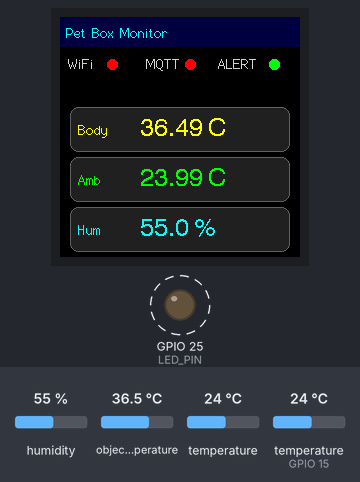
The sketch below on a simulated ESP32. Parts: 240×240 colour display, output pins drawn as LEDs (lit = HIGH). Dashed ring = blinking. Inputs (shaded band) come from the test bench; at power-on: humidity 55 %, object temperature 36.5 °C, temperature 24 °C, temperature (sensor on GPIO 15) 24 °C. WiFi joins after 1.5 s; servers stay silent unless stated; no MQTT or app messages arrive unless stated; what the sketch prints to the serial monitor is not drawn.

Above: at 3.2 s.
3.3 s: humidity set to 22 %
At 6.8 s:
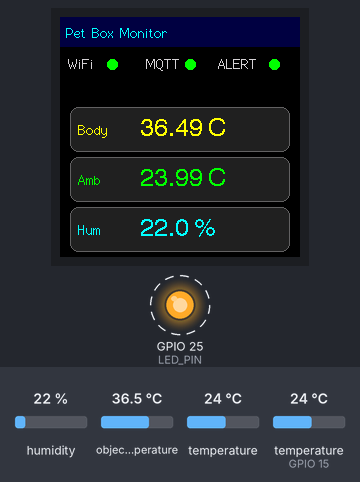
7.5 s: object temperature set to 20 °C
At 10.4 s:
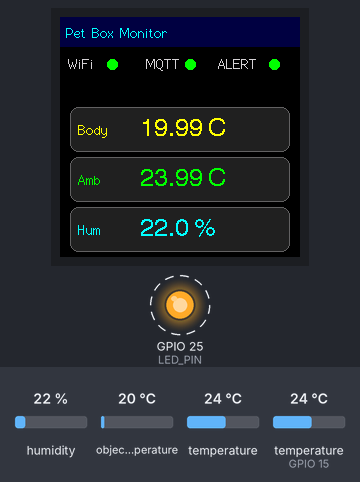
10.5 s: temperature (sensor 0) set to 12 °C
At 12.8 s:
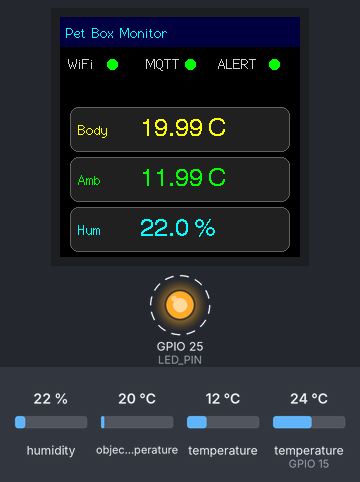
13.5 s: humidity set to 40 %
At 14.5 s:
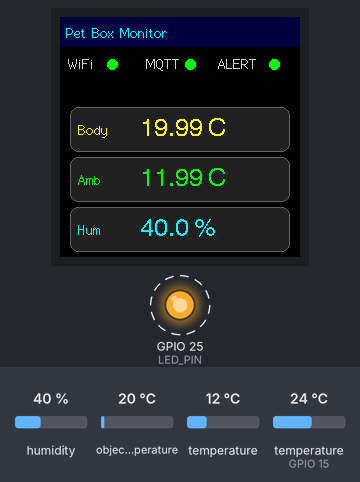
16.5 s: object temperature set to 26 °C
At 18.8 s:
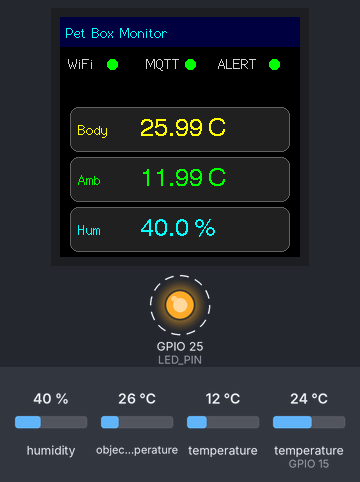
19.5 s: humidity set to 68 %
At 20.4 s:
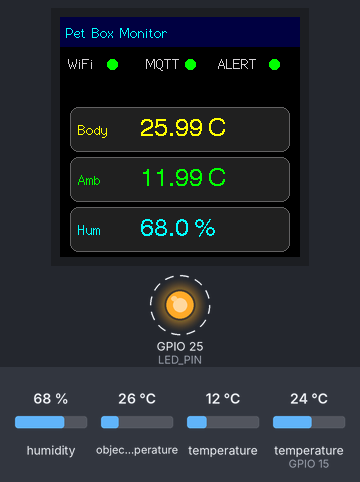
Timing chart, 0 to 23.5 s (numbered marks = the images above; inputs shaded):
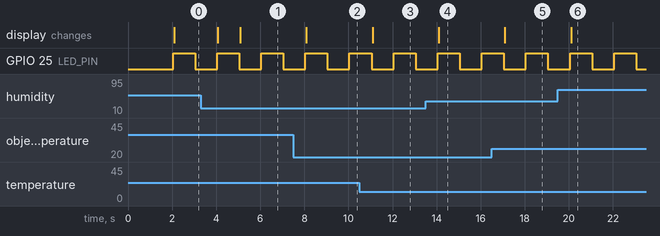

The sketch:

esp32_petbox.ino
```cpp
/*
 * esp32_petbox —— 外出包 / 貓窩 環境 + 非接觸體溫監測節點
 *
 * 這份是舊 Arduino 專案「寵物包/mqtt_all」的**原樣復原版**（保留 yuanpei 開機
 * 圖、卡片式 TFT UI、警報閾值、Arduino OTA、非阻塞 WiFi/MQTT 重連）。
 *
 * ⚑ BluetoothSerial 全部以註解關閉（用不到、又佔掉一大塊 flash/RAM）。要恢復
 *   的話，把下面所有標了「// [BT]」的行取消註解即可。
 *
 * 相對原檔的修改：
 *
 *   1. 修掉原檔第 13/17 行的 bug：ssid 那行後面黏了一段 ngrok 網址、且
 *      mqtt_server 被宣告兩次。
 *   2. 除了原本的 esp32/sensors、esp32/status、esp32/alert 之外，**額外**
 *      publish 兩個對齊 cat_monitoring_system/iot/ hub 的 topic：
 *          cat/iot/env/<SOURCE_ID>       {"temp_c":..,"humidity_pct":..}
 *          cat/iot/bodytemp/<SOURCE_ID>  {"surface_temp_c":..,"ambient_temp_c":..}
 *      門檻告警仍由 hub 端 (output/alert_engine.py) 統一處理，這裡的
 *      esp32/alert 只是保留原專案行為。
 *   3. 修掉原檔 TFT 每秒「整片擦掉重畫」造成的閃爍：靜態版面（標題、卡片
 *      外框、標籤）改成 setup() 畫一次，loop 只用 setTextPadding 就地覆蓋
 *      會變動的數值，不再 fillRect 清背景。
 *   4. 三顆狀態燈加上固定文字標籤（WiFi / MQTT / ALERT），獨立成一列，
 *      不用再猜哪顆是哪個。綠 = 正常/已連線，紅 = 斷線/有告警。
 *   5. 連線改成完全非阻塞 + MQTT socket timeout 縮到 2 秒；loop() 先畫 TFT、
 *      最後才維護連線 → 斷線時螢幕不會被重連卡住（原本最壞卡 15 秒）。
 *
 * ⚠️ MLX90614 的 object temperature 對著貓量到的是「體表 / 毛髮表面」溫度，
 *    不等於肛溫 / 核心體溫，只作初步篩檢用（詳見 iot/config.py 的說明）。
 *
 * ── 硬體 / 感測器型號 ──────────────────────────────────────────────
 *   MCU     : Espressif ESP32-WROOM-32 dev board
 *   體表測溫 : Melexis MLX90614ESF-BAA infrared non-contact thermometer
 *             (single-zone, 90° FOV, I2C/SMBus)　※窄視角量小範圍可用 -DCI 版
 *   溫濕度   : Aosong DHT11 temperature & humidity sensor
 *             ※要更準可換 Aosong AM2302 / DHT22
 *   顯示     : Sitronix ST7789 1.3" 240x240 IPS TFT LCD module (SPI, no CS 常見)
 *   狀態燈   : 一般 5 mm LED + 220Ω
 *
 * 接線：
 *   MLX90614  SDA -> GPIO 21   SCL -> GPIO 22   (I2C)
 *   DHT11     DATA -> GPIO 15
 *   ST7789    -> 依 TFT_eSPI 的 User_Setup.h 設定（SCLK/MOSI/DC/RST/BLK）
 *   LED       -> GPIO 25
 *
 * 需要函式庫：WiFi(內建) / PubSubClient / Adafruit_MLX90614 / DHT sensor library
 *            / TFT_eSPI / ArduinoOTA(內建)
 */

#include <WiFi.h>
#include <PubSubClient.h>
#include <Wire.h>
#include <Adafruit_MLX90614.h>   // Melexis MLX90614ESF-BAA 紅外線非接觸測溫
#include <DHT.h>                 // Aosong DHT11 溫濕度感測
#include <TFT_eSPI.h>            // Sitronix ST7789 240x240 IPS TFT
#include <SPI.h>
// #include "BluetoothSerial.h"   // [BT] 停用
#include "yuanpei.h"          // 元培校徽 80x80 RGB565；開機時放大鋪滿整個螢幕
#include <ArduinoOTA.h>

// === Wi-Fi 設定 ===
const char* ssid     = "CBN-B4640-2.4G";
const char* password = "110106291208";

// === MQTT ===
const char* mqtt_server = "192.168.0.171";   // mosquitto / Node-RED 那台
const int   mqtt_port   = 1883;
const char* SOURCE_ID   = "carrier";         // 節點名稱 → topic 最後一段
String g_hostname;                    // 網路主機名稱 cat-<種類>-<節點>（setup() 裡組好）

// ═══ 這支節點用到的 MQTT topic（都集中在這，一眼看完）═══════════════
const String MQTT_CLIENT_ID  = String("esp32-petbox-") + SOURCE_ID;

//   發布 — 對齊 iot/ hub（Python 端會訂閱這兩個）：
const String T_PUB_ENV       = String("cat/iot/env/") + SOURCE_ID;       // {"temp_c","humidity_pct"}
const String T_PUB_BODYTEMP  = String("cat/iot/bodytemp/") + SOURCE_ID;  // {"surface_temp_c","ambient_temp_c"}

//   發布 — 舊「寵物包」專案 topic（保留，Python hub 不訂閱，給舊 Node-RED flow）：
#define T_PUB_LEGACY_SENSOR "esp32/sensors"
#define T_PUB_LEGACY_STATUS "esp32/status"
#define T_PUB_LEGACY_ALERT  "esp32/alert"

//   訂閱 (subscribe)：無
// ══════════════════════════════════════════════════════════════════════

// === 感測器 ===
#define DHTPIN 15        // Aosong DHT11 溫濕度感測 — DATA
#define DHTTYPE DHT11    // 換 Aosong AM2302 / DHT22 時改成 DHT22
#define LED_PIN 25       // 狀態 LED
// Melexis MLX90614ESF-BAA 走 I2C（GPIO 21 SDA / GPIO 22 SCL，見 Wire.begin）
// Sitronix ST7789 走 SPI，腳位在 TFT_eSPI 的 User_Setup.h 設定

// === yuanpei 開機圖 ===
// yuanpei.h 是 80x80 RGB565 圖（6400 個 uint16）。開機時以最近鄰放大
// YUANPEI_SCALE 倍鋪滿 ST7789（80 x 3 = 240，正好塞滿 240x240）。
// 想要更清晰不要鋸齒 → 得用 240x240 的原圖重新產生 yuanpei.h（image2cpp 之類），
// 這裡只有 80x80 的資料，放大就是會有點塊狀。
#define YUANPEI_W     80
#define YUANPEI_H     80
#define YUANPEI_SCALE 3

// === UI 顏色 ===
#define CARD_BG    0x2104
#define CARD_FRAME 0x630C
#define TITLE_BG   0x0008

// === 警報閾值 ===
const float LOW_AMBIENT_LIMIT  = 10.0;
const float HIGH_AMBIENT_LIMIT = 40.0;
const float LOW_OBJECT_LIMIT   = 10.0;
const float HIGH_OBJECT_LIMIT  = 70.0;

unsigned long lastAlertTime = 0;
const unsigned long ALERT_INTERVAL = 5000;

// === 物件 ===
TFT_eSPI tft = TFT_eSPI();                        // Sitronix ST7789 240x240 IPS TFT
Adafruit_MLX90614 mlx = Adafruit_MLX90614();      // Melexis MLX90614ESF-BAA 紅外線測溫
// BluetoothSerial SerialBT;   // [BT] 停用
WiFiClient espClient;
PubSubClient client(espClient);
DHT dht(DHTPIN, DHTTYPE);                         // Aosong DHT11 溫濕度感測

// === 時間 ===
unsigned long lastUpdate = 0;
unsigned long lastLedToggle = 0;
unsigned long lastWifiRetry = 0;
unsigned long lastMqttRetry = 0;

const unsigned long SENSOR_INTERVAL = 1000;
const unsigned long LED_INTERVAL     = 1000;
const unsigned long WIFI_RETRY_INTERVAL = 5000;
const unsigned long MQTT_RETRY_INTERVAL = 3000;

// PubSubClient 預設 socket timeout 15 秒、keepalive 15 秒——斷線重連時
// client.connect() 這個阻塞呼叫最壞會卡住整個 loop()（含 TFT/感測/OTA）15 秒。
// 縮短 socket timeout → connect() 失敗時快速返回；loop() 也改成「先畫 TFT、
// 再維護連線」，讓螢幕不受重連拖累（見 loop()）。
const uint16_t MQTT_SOCKET_TIMEOUT_SEC = 2;
const uint16_t MQTT_KEEPALIVE_SEC      = 5;    // 斷電時 broker 約 1.5 倍（7.5 秒）後判定離線（原 15 秒要 22 秒；09-27 改）

bool ledState = false;


// =====================================================
// UI FUNCTION
// =====================================================
void drawCard(int x, int y, int w, int h, uint16_t frameColor, uint16_t bgColor) {
  tft.fillRoundRect(x, y, w, h, 8, bgColor);
  tft.drawRoundRect(x, y, w, h, 8, frameColor);
}

void drawStatusDot(int x, int y, bool ok, int radius) {
  uint16_t color = ok ? TFT_GREEN : TFT_RED;
  tft.fillCircle(x, y, radius, color);
  tft.drawCircle(x, y, radius, TFT_BLACK);
}

// 把 80x80 的 yuanpei 以最近鄰放大 YUANPEI_SCALE 倍鋪滿螢幕（80*3 = 240）。
// 一次算好一整列（outW 寬）再 pushImage，逐列往下推 → 比 6400 個 fillRect 快很多。
void drawYuanpeiSplash() {
  const int outW = YUANPEI_W * YUANPEI_SCALE;   // 240
  const int outH = YUANPEI_H * YUANPEI_SCALE;   // 240
  const int xOff = (tft.width()  - outW) / 2;   // 240x240 螢幕 → 0
  const int yOff = (tft.height() - outH) / 2;

  tft.fillScreen(TFT_BLACK);

  static uint16_t line[YUANPEI_W * YUANPEI_SCALE];   // 一列放大後的像素（240）
  for (int sy = 0; sy < YUANPEI_H; sy++) {
    for (int sx = 0; sx < YUANPEI_W; sx++) {
      uint16_t c = yuanpei[sy * YUANPEI_W + sx];     // ESP32 上 PROGMEM 可直接索引
      for (int k = 0; k < YUANPEI_SCALE; k++) line[sx * YUANPEI_SCALE + k] = c;
    }
    for (int k = 0; k < YUANPEI_SCALE; k++)
      tft.pushImage(xOff, yOff + sy * YUANPEI_SCALE + k, outW, 1, line);
  }
}

// 卡片外框 / 固定標籤只需要畫一次（setup 呼叫）。之後 loop 只更新數值，
// 用 setTextPadding 讓新數字自己蓋掉舊字，不必先擦背景 → 不會閃。
const int CARD_Y[3]         = {90, 140, 190};
const char* CARD_LABEL[3]   = {"Body", "Amb", "Hum"};   // 短標籤，跟右側數值不打架
const uint16_t CARD_COLOR[3] = {TFT_YELLOW, TFT_GREEN, TFT_CYAN};

// 狀態列：每顆燈旁邊有固定文字標籤（畫一次），loop 只改燈的顏色。
// 綠 = 正常 / 已連線；紅 = 斷線 / 有告警。
const char* STAT_LABEL[3] = {"WiFi", "MQTT", "ALERT"};
const int   STAT_LABEL_X[3] = { 8,  86, 158};   // 標籤左緣 x
const int   STAT_DOT_X[3]   = {52, 130, 214};   // 燈圓心 x（緊接在標籤後面）
const int   STAT_Y          = 47;               // 標籤/燈的 y（標題列下方、資料卡上方）

void drawStaticUI() {
  tft.fillScreen(TFT_BLACK);

  tft.fillRect(0, 0, tft.width(), 30, TITLE_BG);
  tft.setTextDatum(TL_DATUM);
  tft.setTextColor(TFT_CYAN, TITLE_BG);
  tft.drawString("Pet Box Monitor", 6, 8, 2);

  // 狀態列標籤
  tft.setTextColor(TFT_LIGHTGREY, TFT_BLACK);
  for (int i = 0; i < 3; i++)
    tft.drawString(STAT_LABEL[i], STAT_LABEL_X[i], STAT_Y - 8, 2);

  for (int i = 0; i < 3; i++) {
    drawCard(10, CARD_Y[i], 220, 45, CARD_FRAME, CARD_BG);
    tft.setTextColor(CARD_COLOR[i], CARD_BG);
    tft.drawString(CARD_LABEL[i], 18, CARD_Y[i] + 15, 2);
  }
}


// =====================================================
// WiFi + MQTT 連線管理
//   - WiFi 未連上：只 WiFi.begin() 後返回，不阻塞；也不會去碰 client.connect()
//     （避免在沒網路時卡在 DNS / socket）。
//   - WiFi 已連上、MQTT 斷線：每 MQTT_RETRY_INTERVAL 試一次 client.connect()。
//     這個呼叫本身是阻塞的，但 setup() 已把 socket timeout 縮到
//     MQTT_SOCKET_TIMEOUT_SEC 秒，最壞只卡這麼久，且本函式在 loop() 最後
//     才呼叫，該輪 TFT/感測已畫完。
// =====================================================
void handleConnections() {
  unsigned long now = millis();
  static bool wifiConnecting = false;

  if (WiFi.status() != WL_CONNECTED) {
    if (!wifiConnecting) {
      WiFi.begin(ssid, password);
      wifiConnecting = true;
    }
    if (now - lastWifiRetry > WIFI_RETRY_INTERVAL) {
      lastWifiRetry = now;
      WiFi.disconnect(true);
      wifiConnecting = false;
    }
    return;
  }

  wifiConnecting = false;

  if (!client.connected()) {
    if (now - lastMqttRetry > MQTT_RETRY_INTERVAL) {
      lastMqttRetry = now;

      if (client.connect(MQTT_CLIENT_ID.c_str())) {
        client.publish(T_PUB_LEGACY_STATUS, "Reconnected");
      }
    }
    return;
  }

  client.loop();
}


// =====================================================
// ⭐ 初始化 Arduino OTA
// =====================================================
void setupOTA() {

  ArduinoOTA.setHostname(g_hostname.c_str());   // OTA 名稱＝網路主機名稱（原本是 ESP32-OTA）

  ArduinoOTA.onStart([]() {
    Serial.println("OTA Update Started");
  });

  ArduinoOTA.onEnd([]() {
    Serial.println("OTA Update Finished");
  });

  ArduinoOTA.onProgress([](unsigned int progress, unsigned int total) {
    Serial.printf("OTA Progress: %u%%\r", (progress * 100) / total);
  });

  ArduinoOTA.onError([](ota_error_t error) {
    Serial.printf("OTA Error[%u]\n", error);
  });

  ArduinoOTA.begin();
  Serial.println("✔ Arduino OTA Ready!");
}


// =====================================================
// SETUP
// =====================================================
void setup() {
  Serial.begin(115200);

  // SerialBT.begin("ESP32_TempMonitor");   // [BT] 停用

  // MLX90614 & DHT
  Wire.begin(21, 22);
  mlx.begin();
  dht.begin();

  pinMode(LED_PIN, OUTPUT);

  // TFT
  tft.init();
  tft.setRotation(1);
  tft.setSwapBytes(true);
  tft.fillScreen(TFT_BLACK);

  // ⭐ yuanpei 開機圖（放大鋪滿整個螢幕，顯示 1.5 秒）
  drawYuanpeiSplash();
  delay(1500);

  // 靜態 UI（標題列 + 卡片外框 + 標籤）只畫這一次
  drawStaticUI();

  // MQTT
  client.setServer(mqtt_server, mqtt_port);
  client.setSocketTimeout(MQTT_SOCKET_TIMEOUT_SEC);  // 失敗的 connect() 快速返回，不卡 loop
  client.setKeepAlive(MQTT_KEEPALIVE_SEC);

  // WiFi（非阻塞：begin 後直接返回，連線狀態由 handleConnections() 輪詢）
  // 網路上的主機名稱（DHCP）：設定視窗「IoT 子系統」用 DNS 反查這個名稱，才知道哪個 IP 是哪一支。
  // 格式 cat-<種類>-<節點>；主機名稱不能有底線，換成連字號。要在 WiFi.mode() 之前設。
  g_hostname = String("cat-petbox-") + SOURCE_ID;
  g_hostname.replace("_", "-");
  WiFi.setHostname(g_hostname.c_str());
  WiFi.mode(WIFI_STA);
  WiFi.setAutoReconnect(true);
  WiFi.begin(ssid, password);

  // ⭐ OTA初始化（必須放 setup）
  setupOTA();

  Serial.println("System Ready");
}


// =====================================================
// 上傳給 iot/ hub 的兩個 topic（cat/iot/env、cat/iot/bodytemp）
// =====================================================
// 讀值失敗（NaN）的欄位直接省略：String(NAN) 會印出小寫 nan，不是合法 JSON（09-27 修）。
// hub 看到欄位消失會報「XX 感測器可能沒接好」；舊專案 topic 則送 null（見 jsonNum）。
static void addField(String& json, const char* name, float v, int digits) {
  if (isnan(v)) return;
  if (json.length() > 1) json += ",";
  json += "\"" + String(name) + "\":" + String(v, digits);
}

static String jsonNum(float v, int digits) {
  return isnan(v) ? String("null") : String(v, digits);
}

void publishToHub(float ambient, float object, float humidity, bool dht_ok) {
  if (!client.connected()) return;

  String env = "{";
  addField(env, "temp_c", ambient, 2);
  if (dht_ok) addField(env, "humidity_pct", humidity, 1);
  env += "}";
  if (env.length() > 2) client.publish(T_PUB_ENV.c_str(), env.c_str());   // 全部讀不到就不送

  if (!isnan(object)) {
    String body = "{";
    addField(body, "surface_temp_c", object, 2);
    addField(body, "ambient_temp_c", ambient, 2);
    body += "}";
    client.publish(T_PUB_BODYTEMP.c_str(), body.c_str());
  }
}


// =====================================================
// LOOP
// =====================================================
void loop() {

  // ⭐ 必須一直處理 OTA
  ArduinoOTA.handle();

  unsigned long now = millis();

  // LED 閃爍
  if (now - lastLedToggle >= LED_INTERVAL) {
    lastLedToggle = now;
    ledState = !ledState;
    digitalWrite(LED_PIN, ledState);
  }

  // 感測器讀取
  if (now - lastUpdate >= SENSOR_INTERVAL) {
    lastUpdate = now;

    float ambient = mlx.readAmbientTempC();
    float object  = mlx.readObjectTempC();
    float humidity = dht.readHumidity();
    bool dht_ok = !isnan(humidity);

    bool alert =
      ambient < LOW_AMBIENT_LIMIT ||
      ambient > HIGH_AMBIENT_LIMIT ||
      object  < LOW_OBJECT_LIMIT  ||
      object  > HIGH_OBJECT_LIMIT;

    // ========== TFT：只更新會變動的部分（不清整片、不重畫外框）==========
    // 狀態燈：標籤在 drawStaticUI 畫過了，這裡只更新燈的顏色（綠=OK / 紅=異常）
    drawStatusDot(STAT_DOT_X[0], STAT_Y, WiFi.status() == WL_CONNECTED, 6);
    drawStatusDot(STAT_DOT_X[1], STAT_Y, client.connected(), 6);
    drawStatusDot(STAT_DOT_X[2], STAT_Y, !alert, 6);

    // 數值（卡片右側）：setTextPadding 讓新字用背景色填滿固定寬度，直接
    // 蓋掉舊字，不需要先 fillRect 清除 → 沒有「先黑一下再出現」的閃爍
    tft.setTextDatum(TL_DATUM);
    tft.setTextPadding(140);

    String vals[3] = {
      String(object, 2) + " C",
      String(ambient, 2) + " C",
      dht_ok ? String(humidity, 1) + " %" : "-- %",
    };
    for (int i = 0; i < 3; i++) {
      tft.setTextColor(CARD_COLOR[i], CARD_BG);
      tft.drawString(vals[i], 80, CARD_Y[i] + 10, 4);
    }
    tft.setTextPadding(0);

    // Serial
    Serial.printf("Amb: %.2f  Obj: %.2f  Hum: %.1f\n",
      ambient, object, humidity);
    // SerialBT.printf("Amb: %.2f  Obj: %.2f  Hum: %.1f\n",   // [BT] 停用
    //   ambient, object, humidity);

    // MQTT 上傳（原專案 topic）
    if (client.connected()) {
      String payload = "{";
      payload += "\"ambient\":" + jsonNum(ambient, 2) + ",";
      payload += "\"object\":" + jsonNum(object, 2) + ",";
      payload += dht_ok ? "\"humidity\":" + String(humidity)
                        : "\"humidity\":null";
      payload += "}";
      client.publish(T_PUB_LEGACY_SENSOR, payload.c_str());
    }

    // MQTT 上傳（對齊 iot/ hub 的 topic）
    publishToHub(ambient, object, humidity, dht_ok);

    // 警報（原專案行為，保留）
    if (client.connected() && (now - lastAlertTime >= ALERT_INTERVAL)) {
      if (ambient < LOW_AMBIENT_LIMIT || ambient > HIGH_AMBIENT_LIMIT) {
        lastAlertTime = now;
        client.publish(T_PUB_LEGACY_ALERT, "Ambient Out Of Range");
      }
      if (object < LOW_OBJECT_LIMIT || object > HIGH_OBJECT_LIMIT) {
        lastAlertTime = now;
        client.publish(T_PUB_LEGACY_ALERT, "Object Out Of Range");
      }
    }
  }

  // WiFi / MQTT 連線維護放最後：即使斷線時 client.connect() 偶爾卡住
  // ~MQTT_SOCKET_TIMEOUT_SEC 秒，這一輪的 TFT / 感測 / OTA 也都已經跑完了，
  // 螢幕更新不會被重連拖慢（連線正常時 client.loop() 很快，無影響）。
  handleConnections();
}
```

Source omitted: yuanpei.h (data table, 52081 bytes)

Measured:
- after the input at 3.3 s, the display: first differs from a run without the input after 1.8 s (image 1)
- after the input at 7.5 s, the display: changes after 0.59 s (image 2)
- after the input at 10.5 s, the display: changes after 0.59 s (image 3)
- after the input at 13.5 s, the display: changes after 0.59 s (image 4)
- after the input at 16.5 s, the display: changes after 0.60 s (image 5)
- after the input at 19.5 s, the display: changes after 0.60 s (image 6)
- by itself, GPIO 25 (LED_PIN): alternates HIGH for 1.0 s and LOW for 1.0 s
